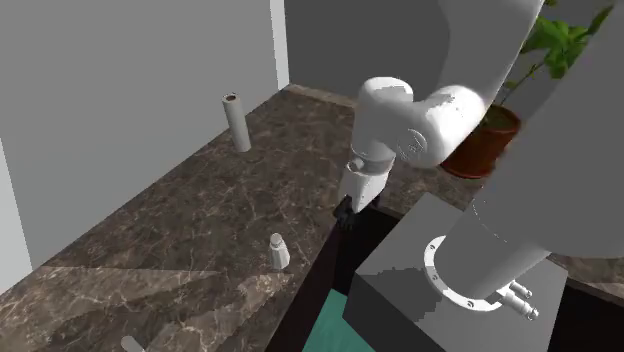
#> input picture frame 0 of tutorials/add_robot/datagen.mp4, 624 x 352 px, given in place of house_790_episode_00000000_exo_camera_1_batch_1_of_5.mp4, which was not available
$ python plot_taxonomy_figure_rows.py
#> lines starting #> are read from the running program, lines starting #| are printed output that depends on the picture; pictures that were not available may be replaced by others from this repository, and a replacement may not be noted
"""Row-oriented taxonomy figure.

Three horizontal rounded-rectangle rows, top-to-bottom:
  1. Physical Reasoning
  2. Affordances
  3. Object Permanence
Each row has a large centered title at the top and a strip of up to 4
image slots below. Currently we have 2 images per row; the layout reserves
space for up to 4 so additional images can be slotted in later without
re-flowing the figure.

Image sources are the same as plot_taxonomy_figure.py.
"""

from __future__ import annotations

import textwrap
from pathlib import Path

import cv2
import matplotlib.pyplot as plt
import numpy as np
from matplotlib.offsetbox import AnnotationBbox, OffsetImage
from matplotlib.patches import FancyBboxPatch
from PIL import Image, ImageDraw

OUTLINE_HEX = "#F0529C"
FILL_HEX = "#FAF2E9"
OUTLINE_PX = 5

# Max number of image slots per row — width is reserved even if fewer images
# are present, so future additions don't reshape the figure.
SLOTS_PER_ROW = 4

# Rows where each caption spans 2 image slots (centered between the pair)
# instead of one per image.
PAIR_CAPTION_ROWS: set[str] = {"Object Permanence"}

OCCLUSION_VIDEO = Path(
    "/weka/prior/aguru/datasets/bench_pick_occlusion_10c_0.30r_06MAY/"
    "FrankaPickDroidDataGenConfig_20260506_json_benchmark/debug_num_episodes/"
    "gte10/house_790_episode_00000000_exo_camera_1_batch_1_of_5.mp4"
)
COVERING_VIDEO = Path(
    "/weka/prior/aguru/datasets/bench_pick_covering_5c_0.30r_06MAY/"
    "FrankaPickDroidDataGenConfig_20260506_json_benchmark/debug_num_episodes/"
    "8/house_100_episode_00000001_exo_camera_1_batch_5_of_5.mp4"
)
PACKING_OCCLUSION_VIDEO = Path(
    "/weka/prior/aguru/molmo-spaces/eval_output/packing_occlusion/dreamzero/"
    "20260521_232731/house_100/episode_00000000_exo_camera_1_batch_1_of_1.mp4"
)
PICK_FROM_DRAWER_VIDEO = Path(
    "/weka/prior/aguru/molmospaces-tiptop/eval_output/pick_from_drawer/dreamzero/"
    "20260520_190355/house_411/"
    "episode_00000000_droid_shoulder_light_randomization_batch_1_of_1.mp4"
)
SEMANTIC_PICK_VIDEO = Path(
    "/weka/prior/aguru/datasets/semantic_grasp_pick_13APR/SemanticGraspPickConfig/"
    "val/house_491/episode_00000000_exo_camera_1_batch_2_of_2.mp4"
)
BLOCK_STACK_VIDEO = Path(
    "/weka/prior/aguru/datasets/block_stacking_17APR/BlockSupportConfig/val/"
    "house_26/episode_00000001_exo_camera_1_batch_1_of_2.mp4"
)
MUG_BALL_VIDEO = Path(
    "/weka/prior/aguru/datasets/mug_ball_pick_17APR/MugBallPickConfig/val/"
    "house_20/episode_00000002_exo_camera_1_batch_2_of_2.mp4"
)
PAN_PICK_VIDEO = Path(
    "/weka/prior/aguru/datasets/semantic_grasp_pick_13APR/SemanticGraspPickConfig/"
    "val/house_16/episode_00000000_exo_camera_1_batch_2_of_2.mp4"
)
BLOCK_STACK_VIDEO_2 = Path(
    "/weka/prior/aguru/datasets/block_stacking_17APR/BlockSupportConfig/val/"
    "house_125/episode_00000003_exo_camera_1_batch_1_of_2.mp4"
)
MUG_BALL_VIDEO_2 = Path(
    "/weka/prior/aguru/datasets/mug_ball_pick_17APR/MugBallPickConfig/val/"
    "house_103/episode_00000000_exo_camera_1_batch_1_of_2.mp4"
)


def read_frame(video_path: Path, frame_index: int) -> np.ndarray:
#> called with frame_index = 0
    cap = cv2.VideoCapture(str(video_path))
    if not cap.isOpened():
        raise FileNotFoundError(f"Could not open video: {video_path}")
    n_frames = int(cap.get(cv2.CAP_PROP_FRAME_COUNT))
    if frame_index < 0:
        frame_index = n_frames + frame_index
    if not (0 <= frame_index < n_frames):
        raise IndexError(
            f"Frame {frame_index} out of range for {video_path.name} (n={n_frames})"
        )
    cap.set(cv2.CAP_PROP_POS_FRAMES, frame_index)
    ok, frame = cap.read()
#> frame is the input picture: shape (352, 624, 3); mean B, G, R 88.6, 91.6, 93.7
    cap.release()
    if not ok or frame is None:
        raise RuntimeError(f"Failed to read frame {frame_index} from {video_path}")
    return cv2.cvtColor(frame, cv2.COLOR_BGR2RGB)


def load_rows() -> dict[str, list[np.ndarray]]:
    """Return {row_title: [image, ...]}. Lengths < SLOTS_PER_ROW leave empty slots."""
    return {
        "Physical Reasoning": [
            read_frame(OCCLUSION_VIDEO, 0),
            read_frame(COVERING_VIDEO, 0),
            read_frame(PACKING_OCCLUSION_VIDEO, 0),
            read_frame(PICK_FROM_DRAWER_VIDEO, 0),
        ],
        "Affordances": [
            read_frame(SEMANTIC_PICK_VIDEO, -1),
            read_frame(BLOCK_STACK_VIDEO, -1),
            read_frame(PAN_PICK_VIDEO, 0),
            read_frame(BLOCK_STACK_VIDEO_2, 10),
        ],
        "Object Permanence": [
            read_frame(MUG_BALL_VIDEO, 0),
            read_frame(MUG_BALL_VIDEO, 9),
            read_frame(MUG_BALL_VIDEO_2, 0),
            read_frame(MUG_BALL_VIDEO_2, 10),
        ],
    }
#> in read_frame (call 5), `frame_index = n_frames + frame_index`: frame_index = 52
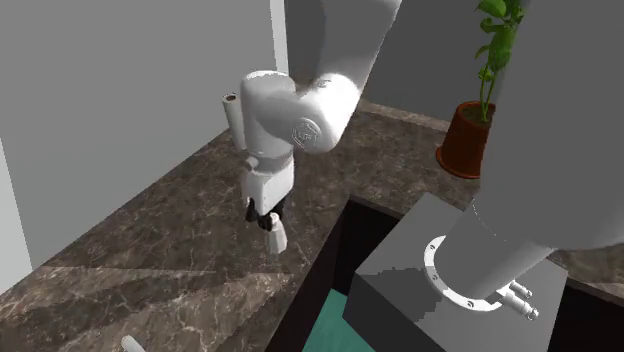
#> input picture frame 52 of tutorials/add_robot/datagen.mp4, 624 x 352 px, given in place of episode_00000000_exo_camera_1_batch_2_of_2.mp4, which was not available
#> in read_frame, frame is the input picture: shape (352, 624, 3); mean B, G, R 89.4, 92.2, 94.3
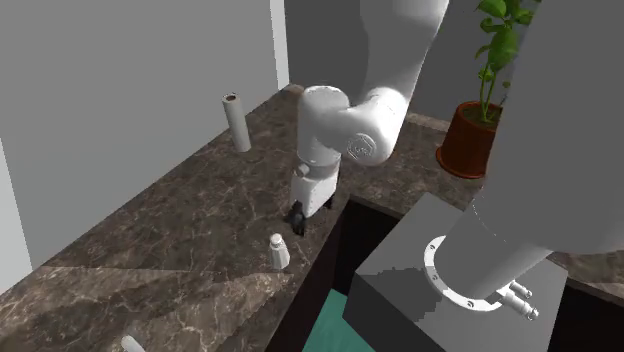
#> input picture frame 10 of tutorials/add_robot/datagen.mp4, 624 x 352 px, given in place of episode_00000003_exo_camera_1_batch_1_of_2.mp4, which was not available
#> in read_frame, frame is the input picture: shape (352, 624, 3); mean B, G, R 88.8, 91.6, 93.7
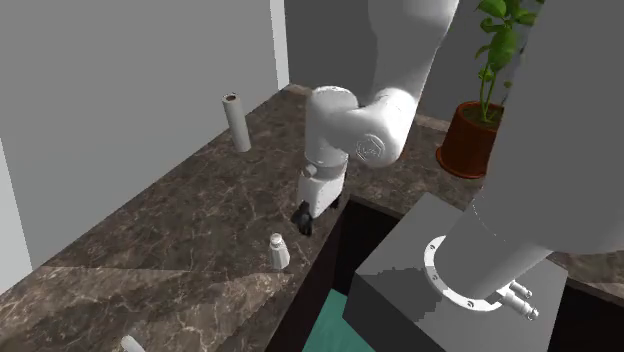
#> input picture frame 9 of tutorials/add_robot/datagen.mp4, 624 x 352 px, given in place of episode_00000002_exo_camera_1_batch_2_of_2.mp4, which was not available
#> in read_frame, frame is the input picture: shape (352, 624, 3); mean B, G, R 88.7, 91.6, 93.6


def _hex_to_rgb(hex_color: str) -> tuple[int, int, int]:
    h = hex_color.lstrip("#")
    return (int(h[0:2], 16), int(h[2:4], 16), int(h[4:6], 16))


def round_corners(img: np.ndarray, radius_px: int) -> np.ndarray:
    """Round the corners of an RGB image, returning RGBA with transparent corners."""
    h, w = img.shape[:2]
    pil_rgb = Image.fromarray(img).convert("RGB")
    mask = Image.new("L", (w, h), 0)
    ImageDraw.Draw(mask).rounded_rectangle(
        [(0, 0), (w - 1, h - 1)], radius=radius_px, fill=255
    )
    canvas = Image.new("RGBA", (w, h), (255, 255, 255, 0))
    canvas.paste(pil_rgb, (0, 0), mask)
    return np.array(canvas)


def _configure_fonts(use_tex: bool) -> None:
    if use_tex:
        plt.rcParams.update({
            "text.usetex": True,
            "font.family": "serif",
            "text.latex.preamble": r"\usepackage{times}\usepackage{amsmath}",
        })
    else:
        plt.rcParams.update({
            "text.usetex": False,
            "font.family": "serif",
            "font.serif": ["Times New Roman", "Times", "Nimbus Roman", "DejaVu Serif"],
        })


def main(output_path: str = "taxonomy_figure_rows.pdf", use_tex: bool = False) -> None:
    _configure_fonts(use_tex)
    rows = load_rows()
#> rows = 3 items
    row_titles = list(rows.keys())
#> row_titles = ['Physical Reasoning', 'Affordances', 'Object Permanence']

    # Per-image captions. Each entry is a single string of the form
    # "(Reasoning Category) <prompt>" rendered below the image (wrapped to fit
    # the slot width). Empty slots get no caption.
    captions: dict[str, list[str]] = {
        "Physical Reasoning": [
            "(Occlusion) Pick up the mug",
            "(Covering) Pick up the cup",
            "(Occlusion) Pack all items on the table in the box",
            "(Containment) Pick up the candle from inside the drawer",
        ],
        "Affordances": [
            "(Grasping Affordance) Pick up the mug to give to someone",
            "(Spatial Affordance) Stack the blocks",
            "(Grasping Affordance) Pick up the hot pan",
            "(Spatial Affordance) Stack the blocks",
        ],
        "Object Permanence": [
            "(Piaget's Stage 4) Pick up the mug hiding the ball",
            "(Piaget's Stage 4) Pick up the mug hiding the ball",
        ],
    }

    # ----- Figure size driven by image aspect & SLOTS_PER_ROW -----
    fig_w_in = 17.0
    outer_margin_x = 0.02        # left/right margins as a fraction of figure width
    outer_margin_y_top = 0.008   # top margin
    outer_margin_y_bottom = 0.008  # bottom margin
    inter_row_gap_frac = 0.012   # gap between consecutive rows

    # Within a row box: padding around content, title band, gap, then image
    # strip, then a per-image caption (wrapped to fit slot width).
    box_pad_x_in = 0.15
    box_pad_y_in = 0.025
    title_band_in = 0.50         # vertical space reserved for the row title
    title_to_images_gap_in = 0.03
    image_gap_in = 0.60          # horizontal gap between image slots
    caption_fontsize = 20
    caption_linespacing = 1.2
    caption_line_h_in = caption_fontsize * caption_linespacing / 72.0
    image_to_caption_gap_in = 0.025

    # Pick a representative aspect to size the rows. Use the first row's first image.
    sample = rows[row_titles[0]][0]
    aspect = sample.shape[1] / sample.shape[0]  # width / height

    # Width budget for the image strip inside the box:
    avail_strip_w_in = (
        fig_w_in * (1.0 - 2 * outer_margin_x)
        - 2 * box_pad_x_in
        - (SLOTS_PER_ROW - 1) * image_gap_in
    )
    slot_w_in = avail_strip_w_in / SLOTS_PER_ROW
    slot_h_in = slot_w_in / aspect

    # Wrap captions to fit slot width. Estimate avg char width for serif Times
    # at the chosen font size; pick a conservative chars-per-line so wrapped
    # text stays inside the slot (or 2 slots for pair-caption rows). Per-image
    # captions use a margin so adjacent captions don't visually crowd each other.
    avg_char_w_in = caption_fontsize * 0.50 / 72.0
    caption_side_margin_in = 0.10
    effective_slot_w_in = max(0.5, slot_w_in - 2 * caption_side_margin_in)
    wrap_chars = max(8, int(effective_slot_w_in / avg_char_w_in))
    # Pair caption stays slightly inside the 2-image span so adjacent pair
    # captions don't visually touch.
    pair_caption_side_margin_in = 0.08
    effective_pair_w_in = max(1.0, 2 * slot_w_in - 2 * pair_caption_side_margin_in)
    pair_wrap_chars = max(8, int(effective_pair_w_in / avg_char_w_in))

    def _wrap(text: str, width: int) -> str:
        if not text.strip():
            return text
        return textwrap.fill(
            text, width=width, break_long_words=False, break_on_hyphens=False
        )

    wrapped_captions: dict[str, list[str]] = {}
    row_caption_lines: dict[str, int] = {}
    for title, caps in captions.items():
        out: list[str] = []
        width = pair_wrap_chars if title in PAIR_CAPTION_ROWS else wrap_chars
        n_lines = 1
        for c in caps:
            w = _wrap(c, width)
            out.append(w)
            n_lines = max(n_lines, w.count("\n") + 1)
        wrapped_captions[title] = out
        row_caption_lines[title] = n_lines

    def _row_box_h_in(title: str) -> float:
#> called with title = 'Physical Reasoning'
        n_lines = row_caption_lines.get(title, 1)
        caption_band = image_to_caption_gap_in + n_lines * caption_line_h_in
        content = (
            title_band_in + title_to_images_gap_in + slot_h_in + caption_band
        )
        return content + 2 * box_pad_y_in

    row_box_heights_in = {t: _row_box_h_in(t) for t in row_titles}
#> row_box_heights_in = {'Physical Reasoning': 3.61, 'Affordances': 3.61, 'Object Permanence': 2.94}

    n_rows = len(row_titles)
#> n_rows = 3
    total_row_h_in = sum(row_box_heights_in.values())
#> total_row_h_in = 10.16
    # Solve consistently in inches: inter_row_gap and outer margins are
    # fractions of fig_h_in, so:
    #   fig_h_in*(1 - (n_rows-1)*inter_row_gap_frac
    #             - outer_margin_y_top - outer_margin_y_bottom)
    #     = sum(row_box_heights_in)
    denom = (
        1.0
        - (n_rows - 1) * inter_row_gap_frac
        - outer_margin_y_top
        - outer_margin_y_bottom
    )
#> denom = 0.96
    fig_h_in = total_row_h_in / denom
#> fig_h_in = 10.59

    fig = plt.figure(figsize=(fig_w_in, fig_h_in))
    ax = fig.add_axes([0.0, 0.0, 1.0, 1.0])
    ax.set_xlim(0, 1)
    ax.set_ylim(0, 1)
    ax.set_axis_off()
    fig.patch.set_facecolor("white")

    outline_lw = OUTLINE_PX * 72.0 / fig.dpi
#> outline_lw = 3.6

    # Vertical layout in figure-fraction space.
    title_band_frac = title_band_in / fig_h_in
#> title_band_frac = 0.0472
    title_to_images_gap_frac = title_to_images_gap_in / fig_h_in
#> title_to_images_gap_frac = 0.00283
    slot_h_frac = slot_h_in / fig_h_in
#> slot_h_frac = 0.189
    box_pad_y_frac = box_pad_y_in / fig_h_in
#> box_pad_y_frac = 0.00236
    image_to_caption_gap_frac = image_to_caption_gap_in / fig_h_in
#> image_to_caption_gap_frac = 0.00236
    caption_line_h_frac = caption_line_h_in / fig_h_in
#> caption_line_h_frac = 0.0315

    # Font sizes — title bigger than the column version.
    title_fontsize = 30

    # ----- Render each row -----
    cursor_y = 1.0 - outer_margin_y_top
    for i, title in enumerate(row_titles):
        box_h_frac = row_box_heights_in[title] / fig_h_in
        box_top = cursor_y
        box_bottom = box_top - box_h_frac
        cursor_y = box_bottom - inter_row_gap_frac
        x0 = outer_margin_x
        box_w_frac = 1.0 - 2 * outer_margin_x
        cx = x0 + box_w_frac / 2

        # Background rounded rectangle (the row container).
        rect = FancyBboxPatch(
            (x0, box_bottom),
            box_w_frac,
            box_h_frac,
            boxstyle="round,pad=0,rounding_size=0.015",
            linewidth=outline_lw,
            edgecolor=OUTLINE_HEX,
            facecolor=FILL_HEX,
            joinstyle="round",
            capstyle="round",
            zorder=1,
        )
        ax.add_patch(rect)

        # Title — centered horizontally, vertically centered in the title band.
        title_band_top = box_top - box_pad_y_frac
        title_band_bottom = title_band_top - title_band_frac
        title_cy = (title_band_top + title_band_bottom) / 2
        ax.text(
            cx,
            title_cy,
            title,
            ha="center",
            va="center",
            fontsize=title_fontsize,
            fontweight="bold",
            color="#222222",
            zorder=3,
        )

        # Image strip: 4 evenly-spaced slots. Fill from the left with available
        # images; leave the rest empty (no placeholder graphics, just space).
        strip_top = title_band_bottom - title_to_images_gap_frac
        strip_bottom = strip_top - slot_h_frac
        strip_cy = (strip_top + strip_bottom) / 2

        # Compute slot center x positions in figure-fraction space.
        box_pad_x_frac = box_pad_x_in / fig_w_in
        image_gap_frac = image_gap_in / fig_w_in
        slot_w_frac = slot_w_in / fig_w_in

        # Pair-caption rows cluster slots into pairs of two with a wider middle
        # gap so each pair sits visually under its shared caption.
        if title in PAIR_CAPTION_ROWS:
            intra_pair_gap_in = 0.30
            inter_pair_gap_in = max(
                intra_pair_gap_in,
                (SLOTS_PER_ROW - 1) * image_gap_in - 2 * intra_pair_gap_in,
            )
            gaps_in = [intra_pair_gap_in, inter_pair_gap_in, intra_pair_gap_in]
        else:
            gaps_in = [image_gap_in] * (SLOTS_PER_ROW - 1)

        strip_w_in = SLOTS_PER_ROW * slot_w_in + sum(gaps_in)
        strip_w_frac = strip_w_in / fig_w_in
        strip_left = cx - strip_w_frac / 2

        slot_centers_x: list[float] = []
        x_cursor = strip_left + slot_w_frac / 2
        slot_centers_x.append(x_cursor)
        for g_in in gaps_in:
            x_cursor += slot_w_frac + g_in / fig_w_in
            slot_centers_x.append(x_cursor)

        # Corner radius for images, in source pixels — sized in inches and
        # converted to source pixels per image.
        target_radius_in = 0.10

        imgs = rows[title]
        row_caps = wrapped_captions.get(title, [])
        caption_top_y = strip_bottom - image_to_caption_gap_frac
        is_pair_caption_row = title in PAIR_CAPTION_ROWS
        for k, img in enumerate(imgs[:SLOTS_PER_ROW]):
            slot_cx = slot_centers_x[k]
            # Each image is scaled to slot_w_in (binding dimension).
            src_px_per_disp_in = img.shape[1] / slot_w_in
            radius_px = max(1, int(round(target_radius_in * src_px_per_disp_in)))
            rounded = round_corners(img, radius_px)
            img_h_px, img_w_px = rounded.shape[:2]
            zoom = (slot_w_in * 72.0) / img_w_px
            oi = OffsetImage(rounded, zoom=zoom)
            ab = AnnotationBbox(
                oi,
                (slot_cx, strip_cy),
                xycoords="axes fraction",
                frameon=False,
                box_alignment=(0.5, 0.5),
                pad=0,
                zorder=2,
            )
            ax.add_artist(ab)

            if not is_pair_caption_row and k < len(row_caps):
                ax.text(
                    slot_cx,
                    caption_top_y,
                    row_caps[k],
                    ha="center",
                    va="top",
                    fontsize=caption_fontsize,
                    color="#222222",
                    linespacing=caption_linespacing,
                    zorder=3,
                )

        if is_pair_caption_row:
            n_pairs = SLOTS_PER_ROW // 2
            pair_centers_x = [
                (slot_centers_x[2 * p] + slot_centers_x[2 * p + 1]) / 2
                for p in range(n_pairs)
            ]
            for p, caption in enumerate(row_caps[:n_pairs]):
                ax.text(
                    pair_centers_x[p],
                    caption_top_y,
                    caption,
                    ha="center",
                    va="top",
                    fontsize=caption_fontsize,
                    color="#222222",
                    linespacing=caption_linespacing,
                    zorder=3,
                )
#> this loop made 3 passes
#> (title, box_h_frac, box_top, box_bottom, cursor_y, title_band_top, title_band_bottom, title_cy) on pass 3: ('Object Permanence', 0.278, 0.286, 0.008, -0.004, 0.284, 0.236, 0.26)

    out = Path(output_path)
    fig.savefig(out, dpi=300, facecolor="white")
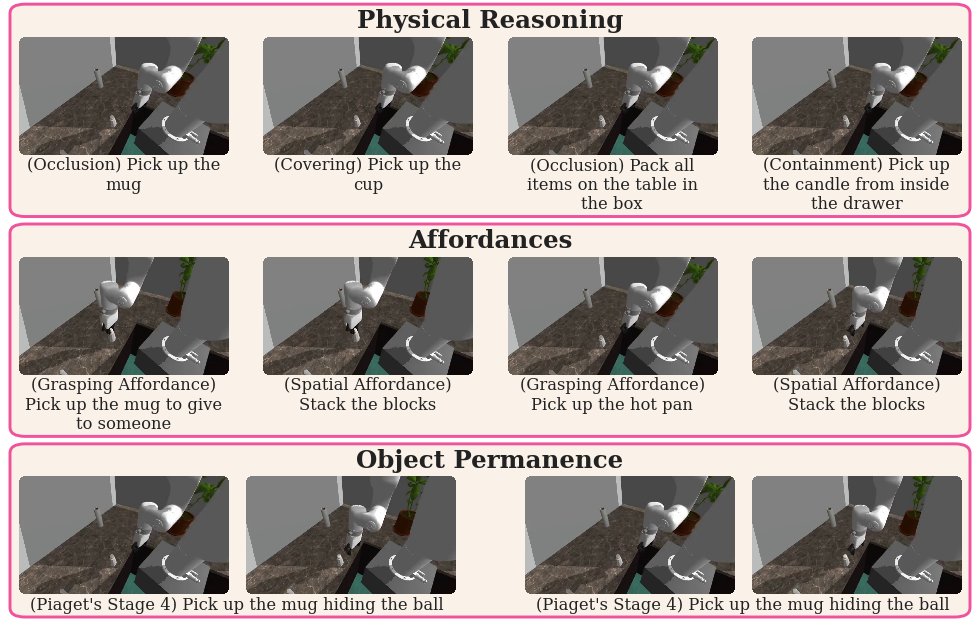
#> figure drawn by matplotlib, 1 panel
    png_out = out.with_suffix(".png")
    fig.savefig(png_out, dpi=200, facecolor="white")
    plt.close(fig)
    print(f"Saved {out} and {png_out}")


if __name__ == "__main__":
    import argparse

    parser = argparse.ArgumentParser()
    parser.add_argument(
        "--output",
        default="taxonomy_figure_rows.pdf",
        help="Output PDF path (a matching .png is also written).",
    )
    parser.add_argument(
        "--use-tex",
        action="store_true",
        help="Render text with LaTeX + Times. Off by default for local previews.",
    )
    args = parser.parse_args()
    main(args.output, use_tex=args.use_tex)

$ run again, starting later in the video
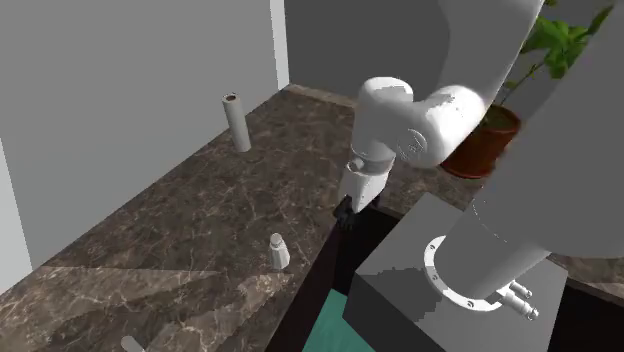
#> input picture frame 0 of tutorials/add_robot/datagen.mp4, 624 x 352 px, given in place of house_790_episode_00000000_exo_camera_1_batch_1_of_5.mp4, which was not available
#> in read_frame, frame is the input picture: shape (352, 624, 3); mean B, G, R 88.6, 91.6, 93.7
#> frame_index = 52
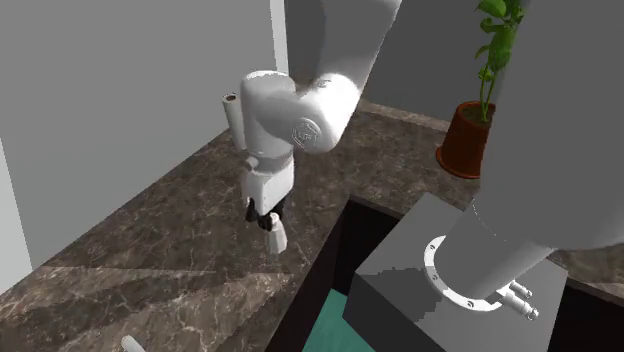
#> input picture frame 52 of tutorials/add_robot/datagen.mp4, 624 x 352 px, given in place of episode_00000000_exo_camera_1_batch_2_of_2.mp4, which was not available
#> in read_frame, frame is the input picture: shape (352, 624, 3); mean B, G, R 89.4, 92.2, 94.3
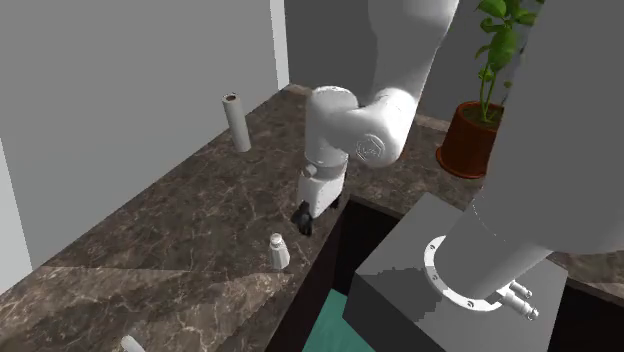
#> input picture frame 9 of tutorials/add_robot/datagen.mp4, 624 x 352 px, given in place of episode_00000002_exo_camera_1_batch_2_of_2.mp4, which was not available
#> in read_frame, frame is the input picture: shape (352, 624, 3); mean B, G, R 88.7, 91.6, 93.6
#> rows = 3 items
#> row_titles = ['Physical Reasoning', 'Affordances', 'Object Permanence']
#> row_box_heights_in = {'Physical Reasoning': 3.61, 'Affordances': 3.61, 'Object Permanence': 2.94}
#> n_rows = 3
#> total_row_h_in = 10.16
#> denom = 0.96
#> fig_h_in = 10.59
#> outline_lw = 3.6
#> title_band_frac = 0.0472
#> title_to_images_gap_frac = 0.00283
#> slot_h_frac = 0.189
#> box_pad_y_frac = 0.00236
#> caption_line_h_frac = 0.0315
#> the loop in main, `for i, title in enumerate(row_titles):` made 3 passes
#> (title, box_h_frac, box_top, box_bottom, cursor_y, title_band_top, title_band_bottom, title_cy) on pass 3: ('Object Permanence', 0.278, 0.286, 0.008, -0.004, 0.284, 0.236, 0.26)
